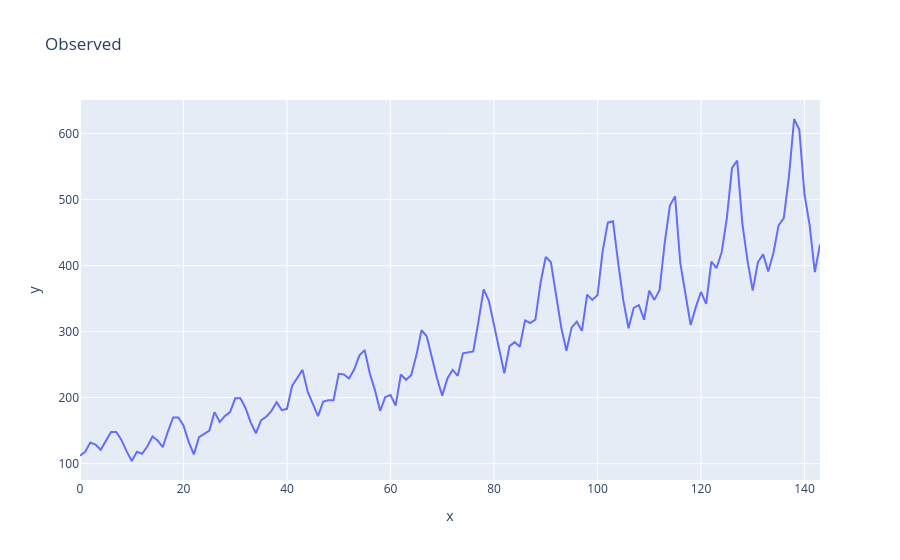

Notebook code cell kept with this figure:
### Code cell
# decompose the data
result = seasonal_decompose(df['Number of Passengers'], model='multiplicative', period=12)
result.plot()
# plot in plotly
fig = px.line(result.observed, x=result.observed.index, y=result.observed.values, title='Observed')
fig.show()

### Figure 1 — Plotly figure (JSON) as saved in the notebook; plotly's stock layout.template omitted (floating-point values rounded to 4 significant figures; data arrays with more than 128 entries replaced by an {"elided": "..."} marker saying what was removed)
{"data": [{"hovertemplate": "x=%{x}<br>y=%{y}<extra></extra>", "legendgroup": "", "line": {"color": "#636efa", "dash": "solid"}, "marker": {"symbol": "circle"}, "mode": "lines", "name": "", "orientation": "v", "showlegend": false, "type": "scatter", "x": {"elided": "144 int values"}, "xaxis": "x", "y": {"elided": "144 float values"}, "yaxis": "y"}], "layout": {"legend": {"tracegroupgap": 0}, "title": {"text": "Observed"}, "xaxis": {"anchor": "y", "domain": [0, 1], "title": {"text": "x"}}, "yaxis": {"anchor": "x", "domain": [0, 1], "title": {"text": "y"}}}}
